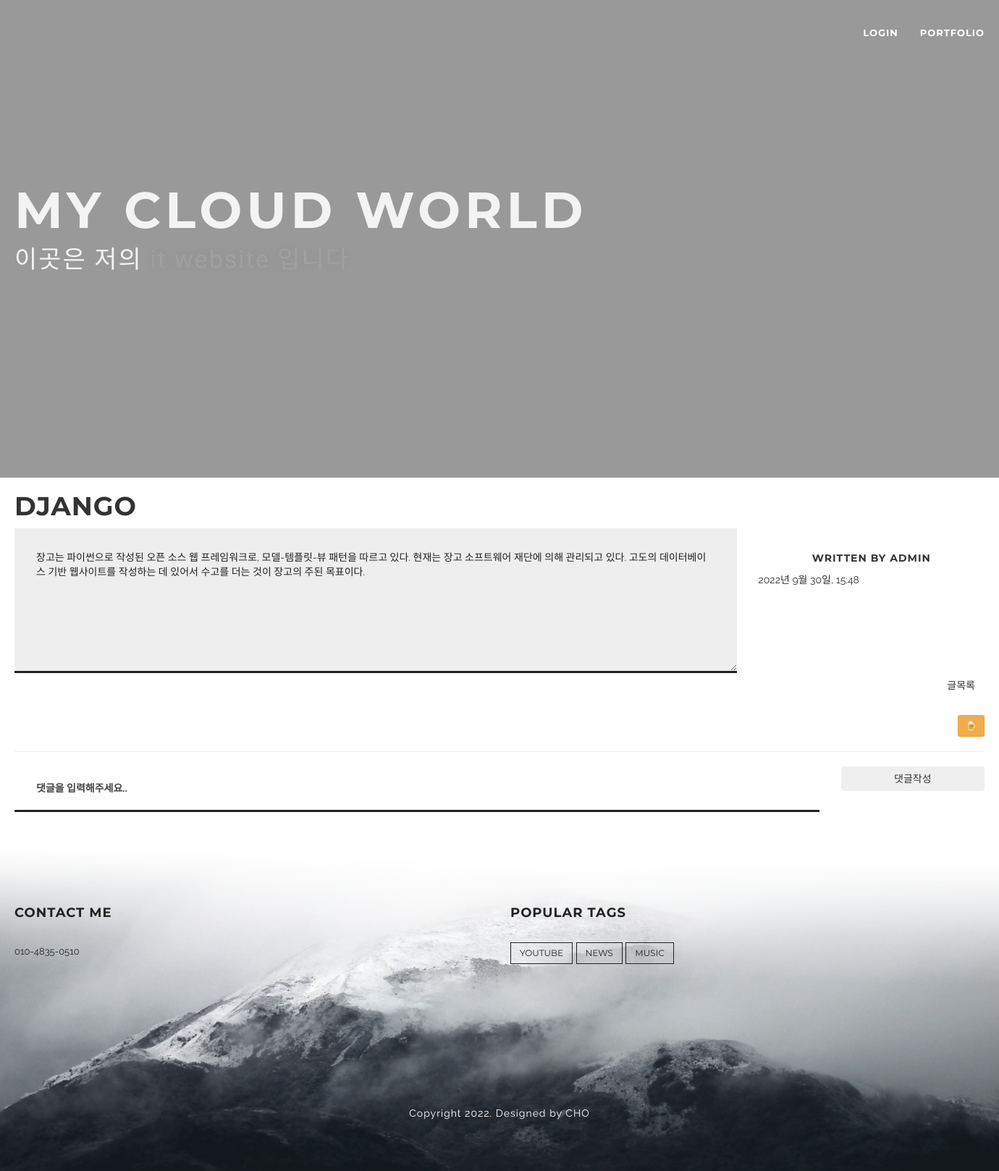
Page /board/detail/2 on the committed database.
### board/models.py (models this page shows, shortened)
class Board(models.Model):
    subject = models.CharField(max_length=100)
    writer = models.ForeignKey(User, null=True, default=0, on_delete=models.CASCADE)
    content = models.TextField()
    pubdate = models.DateTimeField()
    likey = models.ManyToManyField(User, blank=True, related_name="likey")

### acc/models.py (models this page shows)
class User(AbstractUser):
    comment = models.TextField()
    point = models.IntegerField(default=0)

### board/views.py (the view)
# urls.py: path('detail/<bpk>', views.detail, name="detail"),
def detail(request, bpk):
    b = Board.objects.get(id=bpk)
    r = b.reply_set.all()
    context = {
        "b": b,
        "rset":r
    }
    return render(request, "board/detail.html", context)

### templates/board/detail.html (shortened to what this page needs)
{% extends 'base.html' %}
{% block con %}
<div class="container">
    <h1><b>{{ b.subject }}</b></h1>
    <div class="row mt-5">
        <div class="col-sm-9">
            <textarea class="form-control" style="height:200px" disabled>{{ b.content }}</textarea>
        </div>
        <div class="col-sm-3">
            <div class="text-center mt-3">
                <h5>written by <b>{{ b.writer }}</b></h5>
            </div>
            <div class="text-end mt-2">
                {{ b.pubdate|date:'Y년 n월 j일, H:i' }}
            </div>
        </div>
    </div>
    <div class="text-right mt-4">
        <a href="{% url 'board:index' %}" class="btn btn-dark">글목록</a>
    </div><br>
    <div class="mt-3 mb-4 text-right">
        <button type="button" class="btn btn-warning btn-sm" data-bs-toggle="modal" data-bs-target="#star">
            🍺
        </button>
    </div>
    <hr color="background-color:black">
    <form method="post" action="{% url 'board:creply' b.id %}">
        <div class="row mt-3 mb-5">
            <div class="col-sm-10">
                <input type="text" name="com" class="form-control" placeholder="댓글을 입력해주세요..">
            </div>
            <div class="col-sm-2">
                <button class="btn btn-dark" style="width: 100%;">댓글작성</button>
            </div>
        </div>
    </form>
</div>
{% endblock %}

### static/assets/css/style.css (style rules this page uses)
body { overflow-x: hidden; font-family: 'Raleway', "Helvetica Neue", Helvetica, Arial, sans-serif; background-color: #fff; font-weight: 400; line-height: 1.75; color: #333 }
a, a:hover, a:focus, a:active, a.active { outline: 0; text-decoration: none }
a { color: #333 }
h1, h2, h3, h4, h5, h6 { font-family: 'Montserrat', "Helvetica Neue", Helvetica, Arial, sans-serif; text-transform: uppercase; font-weight: 700; letter-spacing: 1px }
body { webkit-tap-highlight-color: #333 }
@media (min-width: 1200px) { .container { width: 1370px; } }
.btn { font-family: 'Montserrat', "Helvetica Neue", Helvetica, Arial, sans-serif; }
.form-control { display: block; width: 100%; height: 40px; padding: 30px 30px; font-size: 14px; line-height: 1.42857143; color: #222; background-color: transparent; background-image: none; border: none; border-bottom: 3px solid #222; border-radius: 0; -webkit-box-shadow: none; box-shadow: none }

### static/assets/css/styles.css (style rules this page uses)
* { margin: 0px; padding: 0px; }
a { text-decoration: none; }

### rows in the picture
Board: subject "DJANGO", content "장고는 파이썬으로 작성된 오픈 소스 웹 프레임워크로, 모델-템플릿-뷰 패턴을 따르고 있다. 현재는 장고 소프트웨어 재단에 의해 관리되고 있다. 고도의 데이터베이스 기반 웹사이트를 작성하는 데 있어서 수고를 더는 것이 장고의 주된 목표이다.", writer "ADMIN", pubdate "2022년 9월 30일, 15:48"
